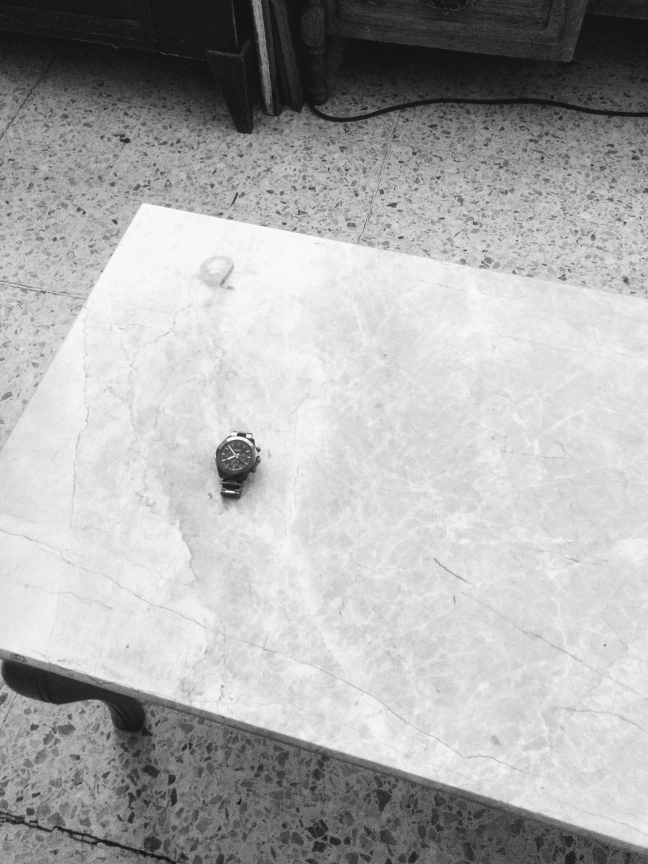
#> input picture img_1.jpg, 1296 x 1728 px (shown at 1/2 size); its folder holds only this picture in this run
$ python resize_image.py
#> lines starting #> are read from the running program, lines starting #| are printed output that depends on the picture
import cv2
v = [1,2,3]
for i in v:
    src = cv2.imread('img_' + str(i) +'.jpg', cv2.IMREAD_UNCHANGED)
#> src is the input picture: shape (1728, 1296, 3); min 12, max 255, mean 172.6
    #percent by which the image is resized
    scale_percent = 50
    #calculate the 50 percent of original dimensions
    print(src.shape)
#| (1728, 1296, 3)
    width = int(src.shape[1] * scale_percent / 100)
#> width = 648
    height = int(src.shape[0] * scale_percent / 100)
#> height = 864

    # dsize
    dsize = (width, height)
#> dsize = (648, 864)

    # resize image
    output = cv2.resize(src, dsize)
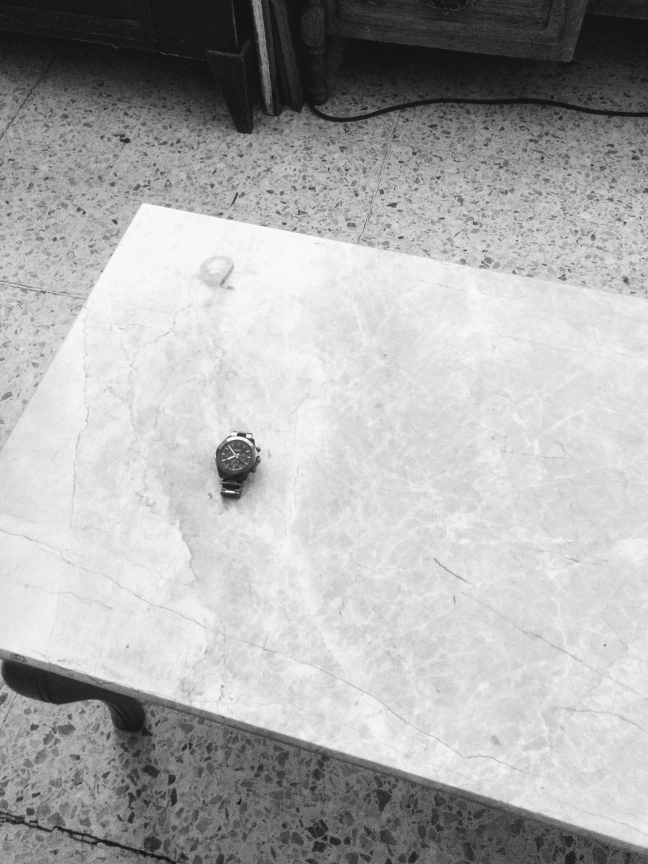
#> output: shape (864, 648, 3); min 16, max 253, mean 172.8
#> (the run stopped early here; a loop or call above may not have finished)
